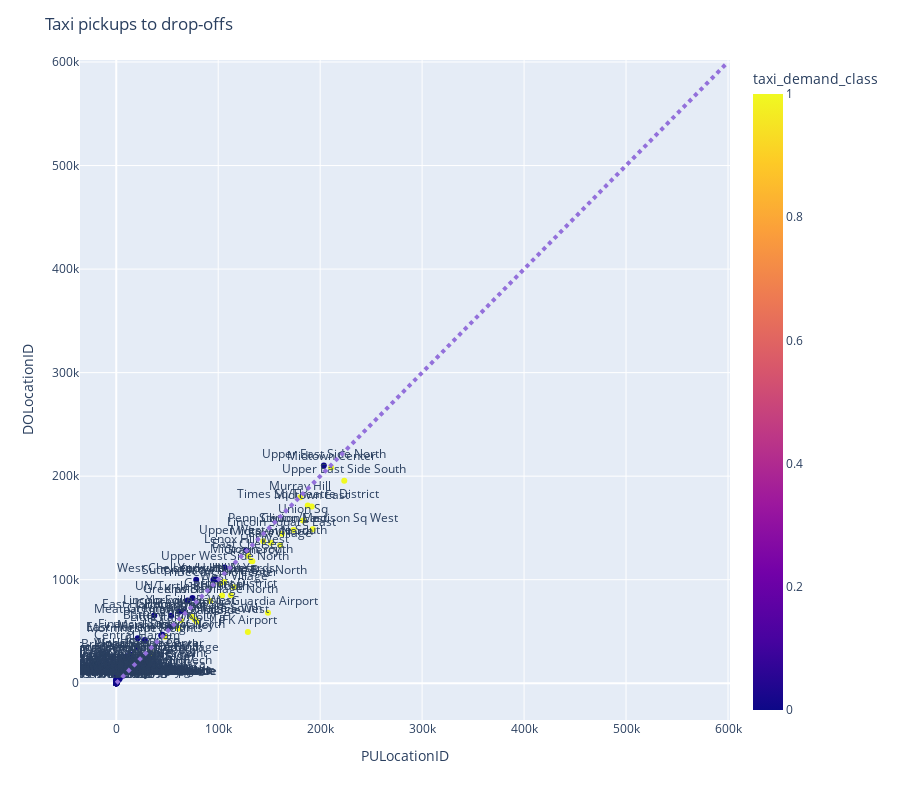

Notebook code cell kept with this figure:
### Code cell
import plotly.express as px


fig = px.scatter(taxi_df.taxi_zones, x="PULocationID", y="DOLocationID", text="zone",color="taxi_demand_class")

fig.add_shape(
        # Line Diagonal
            type="line",
            x0=0,
            y0=0,
            x1=600000,
            y1=600000,
            line=dict(
                color="MediumPurple",
                width=4,
                dash="dot",
            )
)



fig.update_traces(textposition='top center')

fig.update_layout(
    height=800,
    title_text='Taxi pickups to drop-offs'
)

fig.show()

### Figure 1 — Plotly figure (JSON) as saved in the notebook; plotly's stock layout.template omitted (floating-point values rounded to 4 significant figures; data arrays with more than 128 entries replaced by an {"elided": "..."} marker saying what was removed)
{"data": [{"hovertemplate": "PULocationID=%{x}<br>DOLocationID=%{y}<br>zone=%{text}<br>taxi_demand_class=%{marker.color}<extra></extra>", "legendgroup": "", "marker": {"color": {"elided": "255 int values"}, "coloraxis": "coloraxis", "symbol": "circle"}, "mode": "markers+text", "name": "", "orientation": "v", "showlegend": false, "text": {"elided": "255 str values"}, "textposition": "top center", "type": "scatter", "x": {"elided": "255 int values"}, "xaxis": "x", "y": {"elided": "255 int values"}, "yaxis": "y"}], "layout": {"coloraxis": {"colorbar": {"title": {"text": "taxi_demand_class"}}, "colorscale": [[0, "#0d0887"], [0.1111, "#46039f"], [0.2222, "#7201a8"], [0.3333, "#9c179e"], [0.4444, "#bd3786"], [0.5556, "#d8576b"], [0.6667, "#ed7953"], [0.7778, "#fb9f3a"], [0.8889, "#fdca26"], [1, "#f0f921"]]}, "height": 800, "legend": {"tracegroupgap": 0}, "margin": {"t": 60}, "shapes": [{"line": {"color": "MediumPurple", "dash": "dot", "width": 4}, "type": "line", "x0": 0, "x1": 600000, "y0": 0, "y1": 600000}], "title": {"text": "Taxi pickups to drop-offs"}, "xaxis": {"anchor": "y", "domain": [0, 1], "title": {"text": "PULocationID"}}, "yaxis": {"anchor": "x", "domain": [0, 1], "title": {"text": "DOLocationID"}}}}
